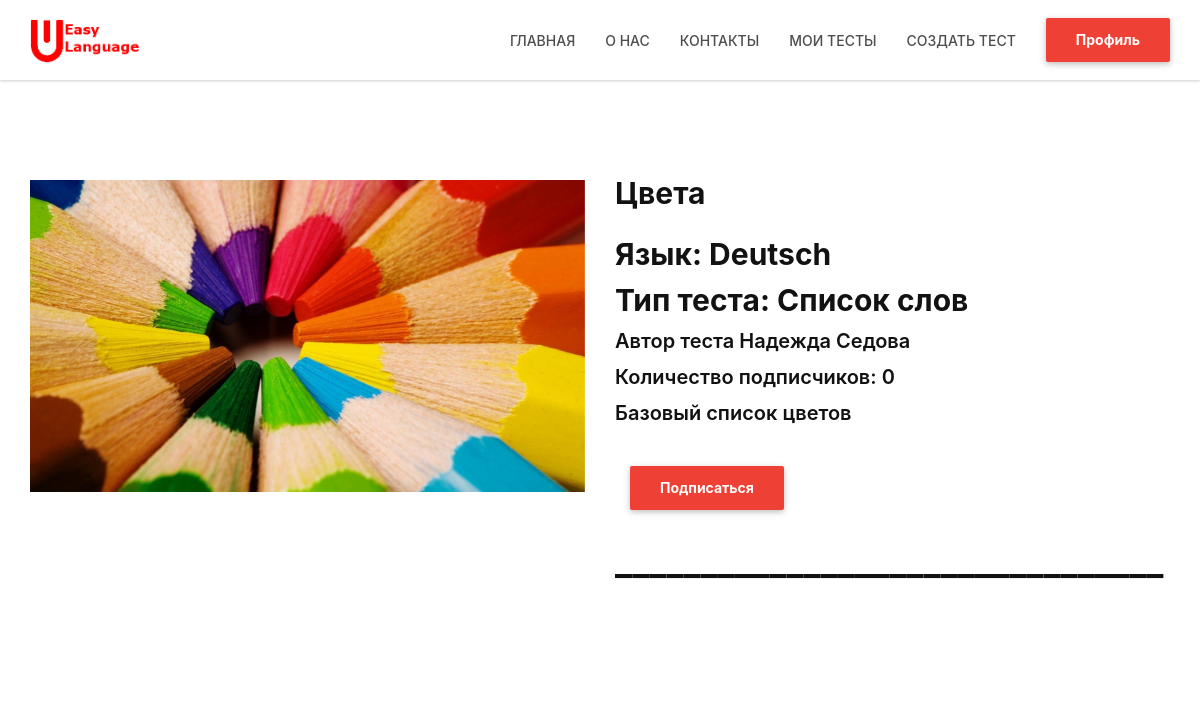
Screenshot of /test_site (signed in) with the database file from the repository.
### data/tests.py (models this page shows)
class Test(SqlAlchemyBase, SerializerMixin):
    __tablename__ = 'tests'
    id = sqlalchemy.Column(sqlalchemy.Integer,
                           primary_key=True, autoincrement=True)
    title = sqlalchemy.Column(sqlalchemy.String, nullable=True)
    title_picture = sqlalchemy.Column(sqlalchemy.String, nullable=True)
    type = sqlalchemy.Column(sqlalchemy.String, nullable=True)
    made_date = sqlalchemy.Column(sqlalchemy.DateTime,
                                  default=datetime.datetime.now)
    creator = sqlalchemy.Column(sqlalchemy.Integer,
                                sqlalchemy.ForeignKey("users.id"))
    language_id = sqlalchemy.Column(sqlalchemy.Integer,
                                    sqlalchemy.ForeignKey("categories.id"))
    open = sqlalchemy.Column(sqlalchemy.Boolean, nullable=True,
                             default=False)
    description = sqlalchemy.Column(sqlalchemy.String, nullable=True)
    data = sqlalchemy.Column(sqlalchemy.String, nullable=True, default='{}')
    popularity = sqlalchemy.Column(sqlalchemy.Integer, default=0)
    language = orm.relation('Category')
    user = orm.relation('User')

### data/categories.py (models this page shows)
class Category(SqlAlchemyBase):
    __tablename__ = 'categories'
    id = sqlalchemy.Column(sqlalchemy.Integer, primary_key=True,
                           autoincrement=True)
    name = sqlalchemy.Column(sqlalchemy.String, nullable=True)

### data/users.py (models this page shows, shortened)
class User(SqlAlchemyBase, UserMixin, SerializerMixin):
    __tablename__ = 'users'
    id = sqlalchemy.Column(sqlalchemy.Integer,
                           primary_key=True, autoincrement=True)
    surname = sqlalchemy.Column(sqlalchemy.String, nullable=True)
    name = sqlalchemy.Column(sqlalchemy.String, nullable=True)
    email = sqlalchemy.Column(sqlalchemy.String,
                              index=True, unique=True, nullable=True)
    hashed_password = sqlalchemy.Column(sqlalchemy.String, nullable=True)
    modified_date = sqlalchemy.Column(sqlalchemy.DateTime,
                                      default=datetime.datetime.now)
    user_tests = sqlalchemy.Column(sqlalchemy.String, nullable=True, default='{}')
    current_filter = sqlalchemy.Column(sqlalchemy.Integer, default=0)
    passed_test = orm.relation("Test",
                               secondary="association",
                               backref="users")

### main.py (the view, shortened to what this page needs)
@application.route('/test_site', methods=['GET', 'POST'])
@application.route('/test_site/<int:test_id>', methods=['GET', 'POST'])
def test_site(test_id=1):
    if not current_user.is_authenticated:
        return redirect('/login')
    db_sess = db_session.create_session()
    test = db_sess.query(Test).filter(Test.id == test_id).first()
    if not (test.open or str(test.creator) == str(current_user.get_id())):
        abort(404)
    author = db_sess.query(User).filter(User.id == test.creator).first()
    language = db_sess.query(Category).filter(Category.id == test.language_id).first()
    test.test_language = language.name
    test.author = author
    db_sess = db_session.create_session()
    user = db_sess.query(User).filter(User.id == current_user.get_id()).first()
    subscribe = str(test.id) in json.loads(user.user_tests)
    return render_template('test_site.html', test=test, subscribe=subscribe, current_user=current_user)

### data/db_session.py (called while the page is built)
def create_session() -> Session:
    global __factory
    return __factory()

### main.py (called while the page is built)
@login_manager.user_loader
def load_user(user_id):
    db_sess = db_session.create_session()
    return db_sess.query(User).get(user_id)

### templates/test_site.html (shortened to what this page needs)
{% extends "main_form_design.html" %}
{% block content %}
    <div id="cta-section-3" class="cta-section">
        <div class="white-section">
            <div class="section-container">
                <div class="container">
                    <div class="row">
                        <div class="col-md-6">
                            <div class="image-block">
                                <div class="image-block-container">
                                    <img src="{{ url_for('static', filename=test.title_picture) }}" alt="Image Block">
                                </div>
                            </div>
                        </div>
                        <div class="col-md-6">
                            <div class="row">
                                <div class="col-md-12 title-block">
                                    <div class="title-block-container">
                                        <h2>{{test.title}}</h2>
                                    </div>
                                </div>
                                <div class="col-md-12 content-b lock">
                                    <div class="content-block-container">
                                        <h2>Язык: {{test.test_language}}</h2>
                                        {% if test.type == 'first_tests'%}
                                            <h2>Тип теста: Слово-Картинка</h2>
                                        {% elif test.type == 'second_tests'%}
                                            <h2>Тип теста: 3 формы глагола</h2>
                                        {% else %}
                                            <h2>Тип теста: Список слов</h2>
                                        {% endif %}
                                         <h4>Автор теста <a href="/open_user_tests/{{ test.author.id }}" title="Автор" class="wave-effect">{{ test.author.name }} {{ test.author.surname }}</a></h4>
                                        <h4>Количество подписчиков: {{test.popularity}}</h4>
                                        <h4>{{test.description}}</h4>
                                        {% if test.author.id|string != current_user.get_id() %}
                                            {% if not subscribe %}
                                                <form method="post" action="">
                                                    <div class="col-md-4">
                                                        <div class="form-group">
                                                            <button type="submit" class="btn btn-lpbuilder wave-effect" value="Подписаться" name="subscribe_button">Подписаться</button>
                                                        </div>
                                                    </div>
                                                </form>
                                            {% endif %}
                                        {% else %}
                                            <a href="/my_tests" title="Мои тесты" class="btn btn-lpbuilder wave-effect">Мои тесты</a>
                                            <a href="/delete_test/{{test.id}}" title="Удалить тест" class="btn btn-lpbuilder wave-effect">Удалить тест</a>
                                        {% endif %}
                                        <h1>________________________________</h1>
                                    </div>
                                </div>
                            </div>
                        </div>
                    </div>
                </div>
            </div>
        </div>
    </div>
{% endblock %}

### static/css/css/red.css (style rules this page uses)
.btn-lpbuilder,.btn-lpbuilder:focus,.main-background-color { background-color:#ef4035!important }
.accordion-block-container .panel-title a,.contact-block-container h2 a:hover,.content-block-container a.main-link-style-1 i,.content-block-container h4 a:hover,.content-block-container h6 a:hover,.content-block-container:hover i.circle-icon-block,.counter-block-container i,.cta-block-style-1 i.fa,.flickr-feed-block>h4 a:hover,.lpbuilder-events-month-badge,.info-block-container a:hover,.instagram-feed-block>h4 a:hover,.link-widget-block ul li a:hover,.main-color,.meta-block-container .meta-block-cat a:hover,.portfolio-block-container a:hover,.portfolio-block-container:hover a.main-link h4,.post-block-container .post-header h4 a:hover,.pricing-block-container .pricing-block-icon,.pricing-block-container .pricing-block-price p,.schedule-block-container a:hover,.select-menu-list li.selected,.skills-block-container h4 a:hover,.team-block-container .team-block-title a:hover,.team-block-container .team-block-title h6 a,.team-block-style-13 a.main-link:hover *,.team-popover .team-block-title a:hover,.text-widget-block a:hover,.timeline-footer .date-block i,.timeline-footer h4 a:hover,.twitter-feed-block .lpbuilder-twitter-item .twitter-buttons a:hover,.twitter-feed-block .lpbuilder-twitter-item .twitter-date a:hover,.twitter-feed-block .lpbuilder-twitter-item .twitter-tweet a:hover,a,ol.breadcrumb>li a:hover,ul.list-icon li i { color:#ef4035 }

### rows the page displays
Test: title_picture (picture), title "Цвета", popularity "0", description "Базовый список цветов"
Category: test_language "Deutsch"
User: author.name "Надежда", author.surname "Седова"
